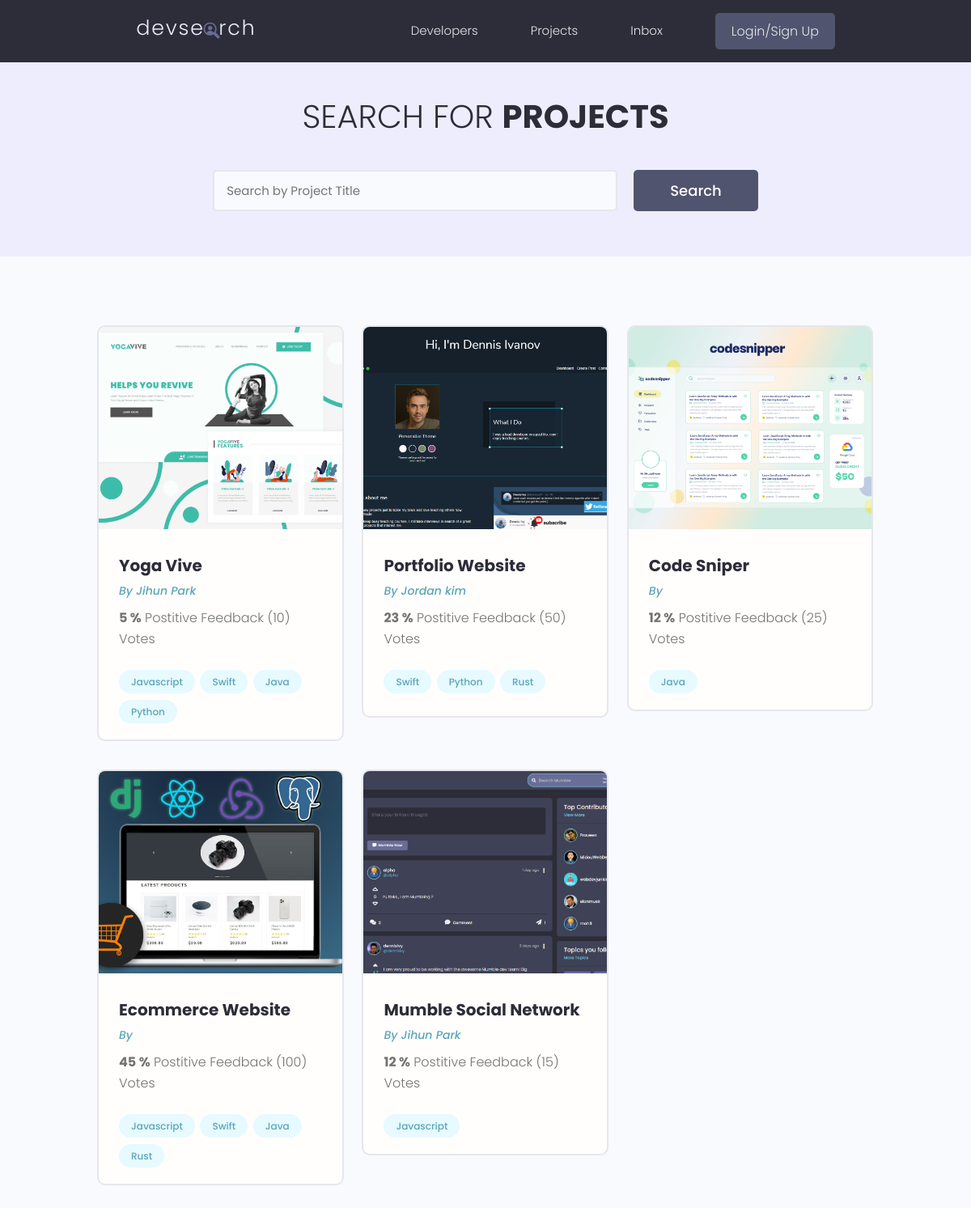
Page /apps/ on the committed database.
### apps/models.py (models this page shows, shortened)
class Project(models.Model):
    owner = models.ForeignKey(Profile, null=True, blank=True, on_delete=models.SET_NULL)
    title = models.CharField(max_length=200)
    description = models.TextField(null=True, blank=True)
    featured_image = models.ImageField(null=True, blank=True, default="user-default.png") #setting default img if user doesnt set any image up
    demo_link = models.CharField(max_length=2000, blank=True)
    source_link = models.CharField(max_length=2000, null=True, blank=True)
    tags = models.ManyToManyField("Tag", blank=True) #many to many relationship with tags
    vote_total = models.IntegerField(default=0, null=True, blank=True)
    vote_ratio = models.IntegerField(default=0, null=True, blank=True)
    created = models.DateTimeField(auto_now_add=True)
    id = models.UUIDField(default=uuid.uuid4, unique=True, primary_key=True, editable=False)

class Tag(models.Model):
    name = models.CharField(max_length=200)
    created = models.DateTimeField(auto_now_add=True)
    id = models.UUIDField(default=uuid.uuid4, unique=True, primary_key=True, editable=False)
    def __str__(self):
        return self.name

### users/models.py (models this page shows, shortened)
class Profile(models.Model):
    user = models.OneToOneField(User, on_delete=models.CASCADE, null=True, blank=True)
    name = models.CharField(max_length=200, blank=True, null=True)
    email = models.EmailField(max_length=500, blank=True, null=True)
    username = models.CharField(max_length=200, blank=True, null=True)
    location = models.CharField(max_length=200, blank=True, null=True)
    short_intro = models.CharField(max_length=200, blank=True, null=True)
    bio = models.TextField(blank=True, null=True)
    profile_image = models.ImageField(null=True, blank=True, upload_to='profiles/', default="profiles/user-default.png")
    social_github = models.CharField(max_length=200, blank=True, null=True)
    social_twitter = models.CharField(max_length=200, blank=True, null=True)
    social_linkedin = models.CharField(max_length=200, blank=True, null=True)
    social_youtube= models.CharField(max_length=200, blank=True, null=True)
    social_website = models.CharField(max_length=200, blank=True, null=True)
    created = models.DateTimeField(auto_now_add=True)
    id = models.UUIDField(default=uuid.uuid4, unique=True, primary_key=True, editable=False)

### apps/views.py (the view)
# urls.py: path("", views.index, name="index"),
def index(request):
    projects = Project.objects.all()
    context = {"projects": projects}
    return render(request, "apps/index.html", context)

### apps/templates/apps/index.html (shortened to what this page needs)
<!DOCTYPE html>
<html lang="en">
<head>
</head>
<body>
    {% extends "main.html" %}
    {% block content %}
    <main class="projects">
        <section class="hero-section text-center">
          <div class="container container--narrow">
            <div class="hero-section__box">
              <h2>Search for <span>Projects</span></h2>
            </div>
            <div class="hero-section__search">
              <form class="form" action="#" method="get">
                <div class="form__field">
                  <input class="input input--text" id="formInput#search" type="text" name="text"
                    placeholder="Search by Project Title" />
                </div>
                <input class="btn btn--sub btn--lg" type="submit" value="Search" />
              </form>
            </div>
          </div>
        </section>
        <section class="projectsList">
          <div class="container">
            <div class="grid grid--three">
            {% for project in projects %}
              <div class="column">
                <div class="card project">
                  <a href="{% url 'display' project.id %}" class="project">
                    <img class="project__thumbnail" src="{{ project.featured_image.url }}"alt="project thumbnail" />
                    <div class="card__body">
                      <h3 class="project__title">{{project.title}}</h3>
                      <p><a class="project__author" href="{% url 'display' project.id %}">By {{project.owner.name}}</a></p>
                      <p class="project--rating">
                        <span style="font-weight: bold;">{{project.vote_ratio}} %</span> Postitive
                        Feedback ({{project.vote_total}}) Vote{{project.vote_total|pluralize}}
                      </p>
                      <div class="project__tags">
                        {% for tag in project.tags.all %}
                        <span class="tag tag--pill tag--main">
                          <small>{{tag}}</small>
                        </span>
                        {% endfor %}
                      </div>
                    </div>
                  </a>
                </div>
              </div>
              {% endfor %}
            </div>
          </div>
        </section>
      </main>
    {% endblock content %}

### templates/main.html (shortened to what this page needs)
<!DOCTYPE html>
{% load static %}
<html lang="en">
<head>
    <link rel="stylesheet" href="https://cdn.iconmonstr.com/1.3.0/css/iconmonstr-iconic-font.min.css" />
    <link rel="stylesheet" href="{% static 'uikit/styles/uikit.css' %}" />
    <link rel="stylesheet" href="{% static 'styles/app.css' %}" />
</head>
<body>
    {% include "navbar.html" %}
    {% block content %}
    {% endblock content %}
</body>
</html>

### templates/navbar.html (shortened to what this page needs)
{% load static %}
<header class="header">
    <div class="container container--narrow">
      <a href="{% url 'index' %}" class="header__logo">
        <img src="{% static 'images/logo.svg' %}" alt="DevSearch Logo" />
      </a>
      <nav class="header__nav">
        <ul class="header__menu">
          <li class="header__menuItem"><a href="{% url 'profiles' %}">Developers</a></li>
          <li class="header__menuItem"><a href="{% url 'index' %}">Projects</a></li>
          <li class="header__menuItem"><a href="projects.html">Inbox</a></li>
          {% if request.user.is_authenticated %}
          <li class="header__menuItem"><a href="{% url 'create' %}">Add Project</a></li>
          <li class="header__menuItem"><a href="{% url 'logoutUser' %}" class="btn btn--sub">Log Out</a></li>
          {% else %}
          <li class="header__menuItem"><a href="{% url 'loginUser' %}" class="btn btn--sub">Login/Sign Up</a></li>
          {% endif %}
        </ul>
      </nav>
    </div>
  </header>

### static/styles/app.css (style rules this page uses)
:root { --color-sub: #2d2d39; }
.btn--sub { background-color: var(--color-sub-light); }
.card { border: 2px solid var(--color-light); }
img { width: 100%; }
.header { position: sticky; z-index: 111; background-color: var(--color-sub); padding: 1.5rem 0; }
.header > .container { display: flex; justify-content: space-between; align-items: center; }
.header__logo > img { height: 3.8rem; }
.header__nav > ul { display: inline-flex; align-items: center; list-style: none; gap: 6.5rem; }
.header__menuItem > a { color: var(--color-light); font-weight: 300; }
.hero-section { height: 40vh; display: flex; align-items: center; background-color: var(--color-sub); }
.hero-section__box { margin-bottom: 4rem; }
.hero-section__box > h2, .hero-section__box > h2 > span { font-size: 4rem; color: var(--color-light); line-height: 1.3; text-transform: uppercase; }
.hero-section__box > h2 { font-weight: 300; }
.hero-section__box > h2 > span { font-weight: 700; }
.hero-section__search > .form { display: flex; align-items: center; justify-content: center; gap: 2rem; }
.hero-section__search > .form input.input--text { width: 50rem; }
.project__author { font-size: 1.4rem; font-style: italic; }
.project--rating { margin-bottom: 1.6em; margin-top: .5em; }
.projects > .hero-section { background: var(--color-sub-lighter); height: 30vh; }
.projects .hero-section__box { margin-bottom: 2.5rem; }
.projects .hero-section__box > h2 { color: var(--color-sub); }
.projects .hero-section__box > h2 > span { font-weight: 700; color: var(--color-sub); }
.projectsList { margin-top: 8rem; }
.project__thumbnail { height: 25rem; object-fit: cover; object-position: top center; }
.project__title { font-size: 2rem; font-weight: 700; color: var(--color-sub); }

### static/uikit/styles/modules/_variables.css (style rules this page uses)
:root { --color-main: #5aa5b9; --color-main-light: #e6faff; --color-sub: #3f4156; --color-sub-light: #51546e; --color-sub-lighter: #ededfd; --color-text: #737373; --color-gray: #8b8b8b; --color-light: #e5e7eb; --color-light-gray: #767676; --color-bg: #f8fafd; --color-white: #fffefd; --color-white-light: #f3f3f3; --color-success: #359e64; --color-success-bg: #def8e8; --color-error: #fc4b0b; --color-error-bg: #fff2ee; --font-base: 'Poppins', arial, helvetica, 'Segoe UI', roboto, ubuntu, sans-serif; --font-monospace: 'Fira Code', 'Courier New', courier, monospace; --font-regular: 300; --font-medium: 500; --font-bold: 700; --generic-shadow: 1px 1px 5px #00000010; --generic-transition: all 0.3s ease-in-out; }

### static/uikit/styles/modules/_base.css (style rules this page uses)
* { margin: 0; padding: 0; box-sizing: border-box; text-rendering: optimizeLegibility; color: inherit; font-size: inherit; }
html { font-size: 50%; }
@media only screen and (min-width: 480px) { html { font-size: 56.25%; } }
@media only screen and (min-width: 1200px) { html { font-size: 62.5%; } }
body { line-height: 1.6; font-weight: 400; font-size: 1.5rem; color: var(--color-text); background-color: var(--color-bg); min-height: 100vh; }

### static/uikit/styles/modules/_typography.css (style rules this page uses)
* { font-family: var(--font-base); }
h2 { font-size: 3.6rem; font-weight: var(--font-bold); }
h3 { font-size: 3.2rem; font-weight: var(--font-medium); }
p, span, strong { font-size: 1.6rem; color: var(--color-text); font-weight: var(--font-regular); }
a { padding-bottom: 2px; text-decoration: none; display: inline-block; color: var(--color-main); font-weight: var(--font-medium); }

### static/uikit/styles/modules/_utilities.css (style rules this page uses)
.container { width: 92%; max-width: 165rem; margin: 0 auto; box-sizing: border-box; }
.container--narrow { width: 92%; max-width: 120rem; }
@media screen and (min-width: 1000px) { .container { width: 90%; } }
@media screen and (min-width: 1000px) { .container--narrow { width: 85%; } }
@media screen and (min-width: 1200px) { .container { width: 80%; } }
@media screen and (min-width: 1200px) { .container--narrow { width: 72%; } }
.text-center { text-align: center; }

### static/uikit/styles/modules/_button.css (style rules this page uses)
.btn { display: inline-block; position: relative; cursor: pointer; background-color: var(--color-light); font-weight: var(--font-medium); color: var(--color-sub); text-decoration: none; padding: 1rem 2rem; border-radius: 0.5rem; border: none; width: -webkit-fit-content; width: -moz-fit-content; width: fit-content; height: -webkit-fit-content; height: -moz-fit-content; height: fit-content; font-size: 1.6rem; outline-width: 0; outline-color: transparent; -webkit-backface-visibility: hidden; backface-visibility: hidden; transition: all 0.3s ease-in-out; }
.btn--sub { background-color: var(--color-sub); color: var(--color-white); }
.btn--lg { font-size: 1.8rem; padding: 1.2rem 4.5rem; }

### rows in the picture
Project: featured_image (picture), title "Yoga Vive", owner.name "Jihun Park", vote_ratio "5", vote_total "10"
Tag: name "Javascript"
Tag: name "Swift"
Tag: name "Java"
Tag: name "Python"
Project: featured_image (picture), title "Portfolio Website", owner.name "Jordan kim", vote_ratio "23", vote_total "50"
Tag: name "Rust"
Project: featured_image (picture), title "Code Sniper", vote_ratio "12", vote_total "25"
Project: featured_image (picture), title "Ecommerce Website", vote_ratio "45", vote_total "100"
Project: featured_image (picture), title "Mumble Social Network", owner.name "Jihun Park", vote_ratio "12", vote_total "15"
